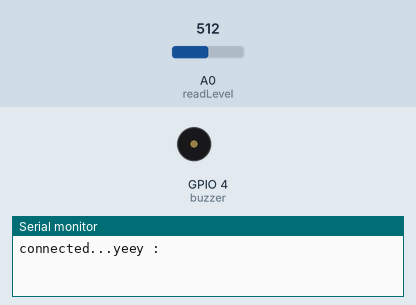
Simulated run of this sketch. Board: ESP8266 (NodeMCU). Shown: buzzer (waves = sounding, pin HIGH), the last lines printed to the serial monitor. The test bench sets the inputs (shaded band); at power-on: A0 (readLevel) = 512. WiFi joins after 1.5 s; servers stay silent unless stated; uploads are accepted with an empty reply.

Above: at 2.0 s.
At 3.5 s:
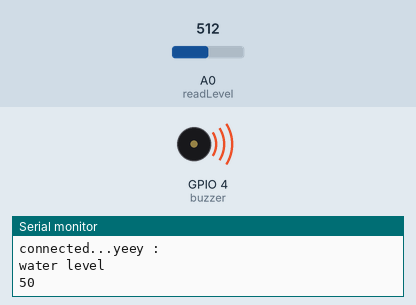
Timing chart, 0 to 13.9 s (numbered marks = the images above):
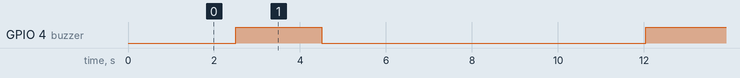

Measured:
- by itself, GPIO 4 (buzzer): alternates HIGH for 2.0 s and LOW for 7.5 s

The sketch:

sketch_feb12a.ino
```cpp
/***************

 * IoT Solution for Water Level Monitoring using ThingsCloud

 get the analog value of water level using A0 pin of NodeMCU
 post the water level to thingsCloud iot platform
 after comparing the water level with the threshold water level it turns the buzzer and led on

 **************/

#include <SoftwareSerial.h>
SoftwareSerial mySerial(12, 13); // RX, TX

#include <ESP8266WiFi.h>          //https://github.com/esp8266/Arduino
#include <DNSServer.h>
#include <ESP8266WebServer.h>
#include "WiFiManager.h"          //https://github.com/tzapu/WiFiManager
#include <WiFiClientSecure.h>

int count=0,i,m,j,k;
int level;
int readLevel= A0;//ds18b20
#define buzzer 4  //d2= 4


//////////////////////////////////////// ALL DECLARATIONS for CLOUD //////////////////////////////
const char* host = "api.thingsai.io";                                 // OR host = devapi2.thethingscloud.com
const char* post_url = "/devices/deviceData";       // OR /api/v2/thingscloud2/_table/data_ac
const char* time_server = "baas.thethingscloud.com";             //this is to convert timestamp
const int httpPort = 80;
const int httpsPort = 443;
const char*  server = "api.thingsai.io";  // Server URL

char timestamp[10];

WiFiClient client;


/////////////////////////////////////////////////////////////////////////////////////////////////////////
void configModeCallback (WiFiManager *myWiFiManager)
{
  Serial.println("Entered config mode");             //*-*-*-*-*-*-*-*-*-*-*-*-*-*if control enters this function then net is not connected
  Serial.println(WiFi.softAPIP());                  // "WiFi.softAPIP() is for AP" , "WiFi.localIP() is for STA",

  Serial.println(myWiFiManager->getConfigPortalSSID());             //if you used auto generated SSID, print it
}
/////////////////////////////////////// TIMESTAMP CALCULATION function///////////////////////////////////////
int GiveMeTimestamp()
{
  unsigned long timeout = millis();

  while (client.available() == 0)
  {
    if (millis() - timeout > 50000)
    {
      client.stop();
      return 0;
    }
  }

while (client.available())
      {
        String line = client.readStringUntil('\r');                    //indexOf() is a funtion to search for smthng , it returns -1 if not found
        int pos = line.indexOf("\"timestamp\"");                       //search for "\"timestamp\"" from beginning of response got and copy all data after that , it'll be your timestamp
        if (pos >= 0)
        {
          int j = 0;
          for(j=0;j<10;j++)
          {
            timestamp[j] = line[pos + 12 + j];
          }
        }
      }
}
////////////////////////////////////////////////////////////////////////////////////////////////////////

void setup()
{
  pinMode(buzzer, OUTPUT);

  Serial.begin(115200);     //(19200,SERIAL_8E1) - data size = 8 bits , parity = Even , stop bit =  1bit
  mySerial.begin(115200);
  WiFiManager wifiManager;

  wifiManager.setAPCallback(configModeCallback);

  if(!wifiManager.autoConnect("iPankaj","80518051"))                   //wifiManager.autoConnect("AP-NAME", "AP-PASSWORD"); (OR) wifiManager.autoConnect("AP-NAME"); only ID no password (OR) wifiManager.autoConnect(); this will generate a ID by itself
  {
    Serial.println("failed to connect and hit timeout");     //control comes here after long time of creating Access point "NodeMCU" by NodeMCU and still it has not connected
    //reset and try again, or maybe put it to deep sleep
    ESP.reset();
    delay(1000);
  }

  //if you come here you have connected to the WiFi
  Serial.println("connected...yeey :");

}

void loop()
{

  int l = analogRead(readLevel);
{


/////////////////////////////////////// SEND THE QUERY AND RECEIVE THE RESPONSE///////////////////////
    delay(1000);
    level= map(l, 0, 1023, 0, 100);
    Serial.println("water level");
    Serial.println(level);
    if( level>=50)
        {
           digitalWrite(buzzer, HIGH);
           delay(2000);
            digitalWrite(buzzer, LOW);
            delay(2000);
        }
    else
      {
         digitalWrite(buzzer, LOW);
      }


  Serial.print("connecting to ");
  Serial.println(host);                          //defined upside :- host = devapi2.thethingscloud.com or 139.59.26.117

///////////////////////////////////// TIMESTAMP CODE SNIPPET /////////////////////////
Serial.println("inside get timestamp\n");
  if (!client.connect(time_server, httpPort))
  {
    return;                                                        //*-*-*-*-*-*-*-*-*-*
  }

  client.println("GET /api/timestamp HTTP/1.1");                            //Whats this part doing, i didnt get
  client.println("Host: baas.thethingscloud.com");
  client.println("Cache-Control: no-cache");
  client.println("Postman-Token: ea3c18c6-09ba-d049-ccf3-369a22a284b8");
  client.println();

GiveMeTimestamp();                        //it'll call the function which will get the timestamp response from the server
Serial.println("timestamp receieved");
Serial.println(timestamp);
///////////////////////////////////////////////////////////////////////////////

  Serial.println("inside ThingsCloudPost");


  String PostValue = "{\"device_id\":  61121696148, \"slave_id\": 2";
         PostValue = PostValue + ",\"dts\":" +timestamp;
   PostValue = PostValue +",\"data\":{\"level\":" + level +"}"+"}";


  Serial.println(PostValue);

/* create an instance of WiFiClientSecure */
    WiFiClientSecure client;

    Serial.println("Connect to server via port 443");
    if (!client.connect(server, 443)){
        Serial.println("Connection failed!");
    } else {
        Serial.println("Connected to server!");
        /* create HTTP request */

        client.println("POST /devices/deviceData HTTP/1.1");
        client.println("Host: api.thingsai.io");
        //client.println("Connection: close");
        client.println("Content-Type: application/json");
        client.println("cache-control: no-cache");
        client.println("Authorization: Bearer eyJ0eXAiOiJKV1QiLCJhbGciOiJIUzI1NiJ9.IjVhMzBkZDFkN2QwYjNhNGQzODkwYzQ4OSI.kaY6OMj5cYlWNqC2PNTkXs9PKy6_m9tdW5AG7ajfVlY");
        client.print("Content-Length: ");
        client.println(PostValue.length());
        client.println();
        client.println(PostValue);
//////////////////////////////////POSTING the data on to the cloud is done and now get the response form cloud server//////////////////
 Serial.print("Waiting for response ");
        while (!client.available()){
            delay(50); //
            Serial.print(".");
        }
        /* if data is available then receive and print to Terminal */
        while (client.available()) {
            char c = client.read();
            Serial.write(c);
        }

        /* if the server disconnected, stop the client */
        if (!client.connected()) {
            Serial.println();
            Serial.println("Server disconnected");
            client.stop();
        }
    }
Serial.println("//////////////////////    THE END     /////////////////////");
delay(3000);
}
}
```
